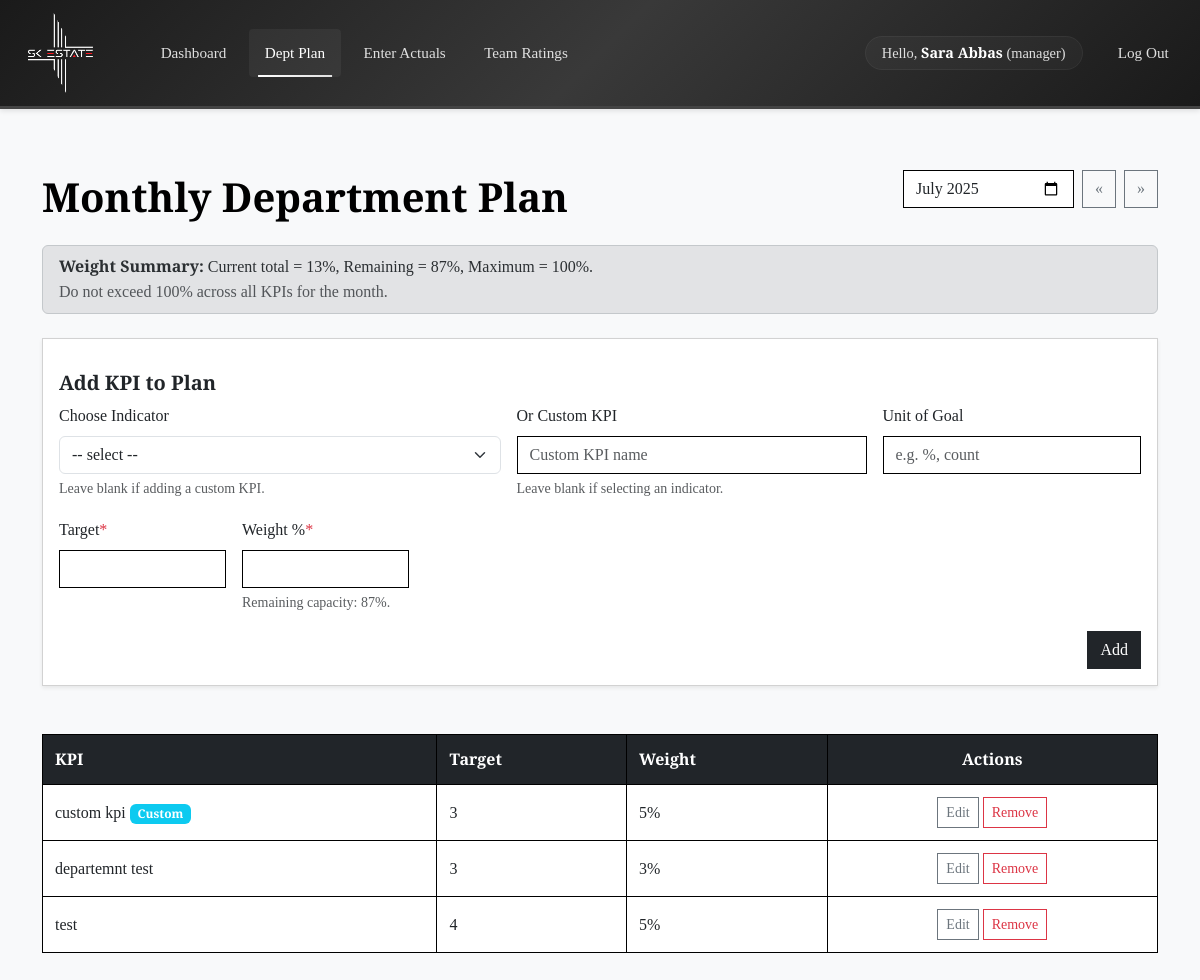
Before: /department_plan.php (signed in) with the older database file.
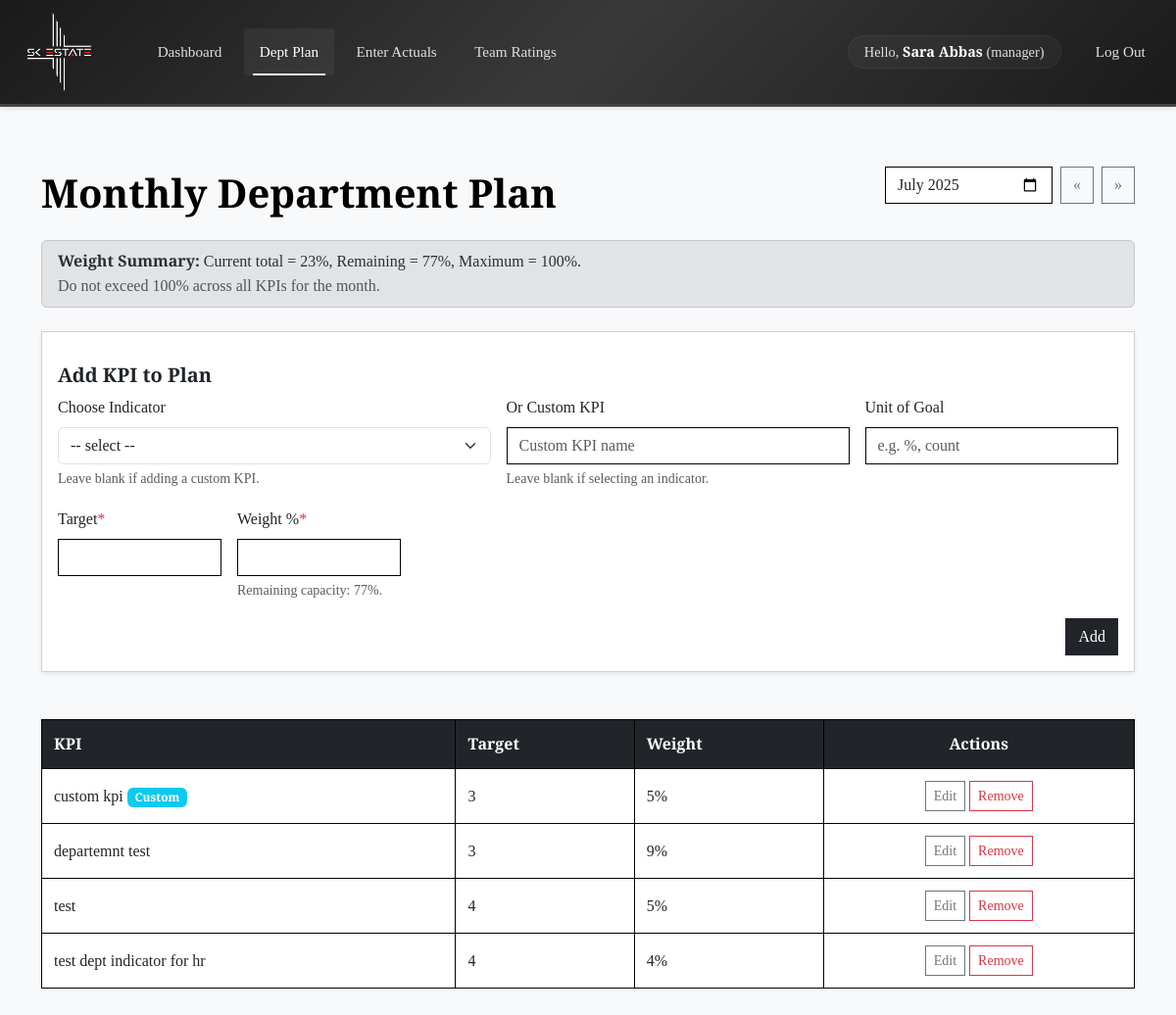
After: the same page with the newer database file.
### tables this page shows
CREATE TABLE `department_indicator_monthly` (
  `snapshot_id` int(11) NOT NULL,
  `indicator_id` int(11) DEFAULT NULL,
  `dept_id` int(11) NOT NULL,
  `month` date NOT NULL,
  `custom_name` varchar(255) DEFAULT NULL,
  `is_custom` tinyint(1) DEFAULT 0,
  `target_value` float NOT NULL,
  `weight` int(11) NOT NULL,
  `unit_of_goal` varchar(50) DEFAULT NULL,
  `unit` varchar(50) DEFAULT NULL,
  `way_of_measurement` varchar(255) DEFAULT NULL,
  `created_by` int(11) DEFAULT NULL,
  `actual_value` float DEFAULT NULL,
  `notes` text DEFAULT NULL,
  `created_at` timestamp NOT NULL DEFAULT current_timestamp(),
  `audit_score` float DEFAULT NULL,
  `task_file_path` varchar(255) DEFAULT NULL
);

CREATE TABLE `department_indicators` (
  `indicator_id` int(11) NOT NULL,
  `name` varchar(255) NOT NULL,
  `description` text DEFAULT NULL,
  `responsible_departments` varchar(255) DEFAULT NULL,
  `default_goal` float NOT NULL,
  `unit_of_goal` varchar(50) DEFAULT NULL,
  `unit` varchar(50) DEFAULT NULL,
  `way_of_measurement` varchar(255) DEFAULT NULL,
  `default_weight` int(11) DEFAULT NULL,
  `sort_order` int(11) DEFAULT NULL,
  `active` tinyint(1) DEFAULT 1
);

### backend/user_controller.php (called while the page is built, shortened)
<?php
require_once __DIR__ . '/db.php';
function getUser(int $id): ?array
{
    global $pdo;
    $sql = "
    SELECT
        u.user_id,
        u.name,
        u.email,
        u.phone,
        u.position,
        u.birth_date,
        u.hire_date,
        u.rating_window_days,
        /* make sure the chat ID comes through */
        COALESCE(u.telegram_chat_id, ut.telegram_chat_id) AS telegram_chat_id,
        u.role_id,
        r.role_name,
        u.dept_id,
        d.dept_name,
        u.active
    FROM users u
    JOIN roles r             ON r.role_id  = u.role_id
    LEFT JOIN departments d  ON d.dept_id  = u.dept_id
    /* grab chat ID from user_telegram too, in case that table has the latest value */
    LEFT JOIN user_telegram ut ON ut.user_id = u.user_id AND ut.verified = 1
    WHERE u.user_id = :id
    LIMIT 1
    ";
    $stmt = $pdo->prepare($sql);
    $stmt->execute(['id' => $id]);
    $user = $stmt->fetch(PDO::FETCH_ASSOC);
    return $user ?: null;
}

### backend/department_controller.php (called while the page is built, shortened)
<?php
final class DepartmentRepository
{
    private PDO $pdo;
    public function __construct(PDO $pdo)
    {
        $this->pdo = $pdo;
    }
    public function fetchDepartmentSnapshots(int $deptId, string $month): array
    {
        $sql = "
            SELECT dim.*,
                   di.name        AS indicator_name,
                   di.description AS indicator_description,
                   di.unit        AS indicator_unit,
                   di.responsible_departments,
                   di.active      AS indicator_active
            FROM   department_indicator_monthly dim
            LEFT   JOIN department_indicators di
                   ON dim.indicator_id = di.indicator_id
            WHERE  dim.dept_id = :d
              AND  dim.month   = :m
            ORDER  BY dim.snapshot_id";
        return $this->select($sql, [':d' => $deptId, ':m' => $month]);
    }
    private function select(string $sql, array $params): array
    {
        $stmt = $this->pdo->prepare($sql);
        $stmt->execute($params);
        return $stmt->fetchAll(PDO::FETCH_ASSOC);
    }
}

### department_plan.php (the view, shortened to what the changed rows need)
<?php
require_once __DIR__ . '/backend/user_controller.php';
require_once __DIR__ . '/backend/indicator_controller.php';
require_once __DIR__ . '/backend/department_controller.php';
$user       = getUser($_SESSION['user_id']);
$deptId     = (int)$user['dept_id'];
$monthKey   = $_GET['month'] ?? date('Y-m-01');
$deptRepo = $deptRepo ?? new DepartmentRepository($pdo);
function filterAllowedSnapshots(array $rows, int $deptId): array {
    return array_values(array_filter($rows, static function(array $r) use ($deptId): bool {
        if (empty($r['indicator_id']))  return true;
        if ((int)$r['indicator_active'] !== 1) return false;
        if (empty($r['responsible_departments'])) return false;
        $list = array_map('intval', explode(',', $r['responsible_departments']));
        return in_array($deptId, $list, true);
    }));
}
function computeWeightSum(array $snapshots, ?int $excludeId = null): int {
    $sum = 0;
    foreach ($snapshots as $s) {
        $sum += (int)$s['weight'];
    }
    return $sum;
}
$snapshotsRaw  = $deptRepo->fetchDepartmentSnapshots($deptId, $monthKey);
$snapshots     = filterAllowedSnapshots($snapshotsRaw, $deptId);
$currentTotalWeight = computeWeightSum($snapshots);
$remainingWeight    = MAX_WEIGHT_PCT - $currentTotalWeight;
include __DIR__ . '/partials/navbar.php';
?>
<!DOCTYPE html>
<html lang="en">
<head>
<link href="https://cdn.jsdelivr.net/npm/bootstrap@5.3.0/dist/css/bootstrap.min.css"
      rel="stylesheet"
>
<link rel="stylesheet" href="./assets/css/style.css">
</head>
<body class="bg-light font-serif">
<div class="container py-4">
  <div class="d-flex align-items-center mb-4 flex-wrap gap-2">
    <h1 class="me-auto mb-0">Monthly Department Plan</h1>
  </div>
  <div class="alert <?= $currentTotalWeight > MAX_WEIGHT_PCT ? 'alert-danger' : 'alert-secondary'; ?> py-2 mb-4">
    <strong>Weight Summary:</strong>
    Current total = <span id="currentTotal"><?= $currentTotalWeight ?></span>%,
    Remaining = <span id="remainingDisplay"><?= max(0, $remainingWeight) ?></span>%,
    Maximum = <?= MAX_WEIGHT_PCT ?>%.
    <?php if ($currentTotalWeight > MAX_WEIGHT_PCT): ?>
      <br><span class="text-danger weight-warning">Total exceeds 100%. Adjust weights until total ≤ 100%.</span>
    <?php else: ?>
      <br><span class="text-muted">Do not exceed 100% across all KPIs for the month.</span>
    <?php endif; ?>
  </div>
  <div class="card shadow-sm mb-5">
    <div class="card-body">
      <form class="row g-3" method="post" novalidate id="addKpiForm">
        <div class="col-md-2">
          <div class="form-text">
            Remaining capacity: <span id="remainingInline"><?= max(0, $remainingWeight) ?></span>%.
          </div>
        </div>
      </form>
    </div>
  </div>
  <?php if (empty($snapshots)): ?>
    <div class="alert alert-info mb-5">
      No KPIs planned for <?= htmlspecialchars(date('F Y', strtotime($monthKey))) ?>.
    </div>
  <?php else: ?>
    <div class="table-responsive mb-5">
      <table class="table table-bordered align-middle">
        <thead class="table-dark">
          <tr>
            <th>KPI</th>
            <th>Target</th>
            <th>Weight</th>
            <th class="text-center">Actions</th>
          </tr>
        </thead>
        <tbody>
        <?php
          foreach ($snapshots as $row):
            $label = $row['indicator_name'] ?: $row['custom_name'];
        ?>
          <tr>
            <td>
              <?= htmlspecialchars($label) ?>
              <?php if ($row['is_custom']): ?><span class="badge bg-info">Custom</span><?php endif; ?>
            </td>
            <td><?= htmlspecialchars((string)$row['target_value']) ?> <?= htmlspecialchars($row['unit'] ?? '') ?></td>
            <td><?= htmlspecialchars((string)$row['weight']) ?>%</td>
            <td class="text-center">
              <button class="btn btn-sm btn-outline-secondary"
                      data-bs-toggle="modal"
                      data-bs-target="#editSnap<?= $row['snapshot_id'] ?>">Edit</button>
              <form class="d-inline" method="post" onsubmit="return confirm('Remove this KPI from the plan?');">
                <button class="btn btn-sm btn-outline-danger">Remove</button>
              </form>
            </td>
          </tr>
        <?php
          endforeach;
        ?>
        </tbody>
      </table>
    </div>
  <?php
  endif; ?>
</div>
</body>
</html>

Changed rows visible on the page:
changed department_indicator_monthly "departemnt test": weight "3" → "9"
added department_indicator_monthly: indicator.name "test dept indicator for hr", target_value "4", weight "4"
Other visible differences:
$currentTotalWeight: "13" → "23"
max(0, $remainingWeight): "87" → "77"
